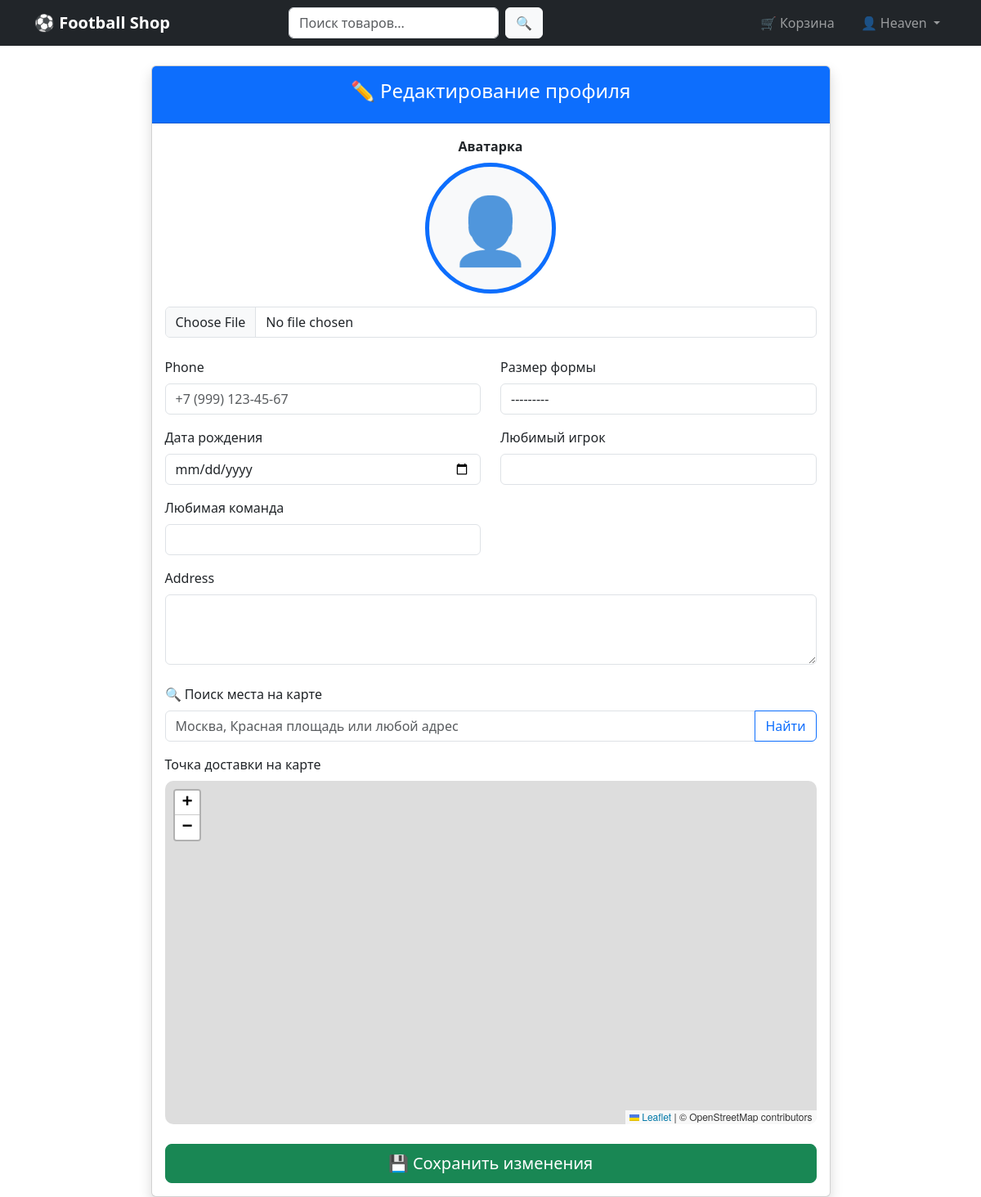
Page /accounts/profile/edit/ (signed in) on the earlier database version.
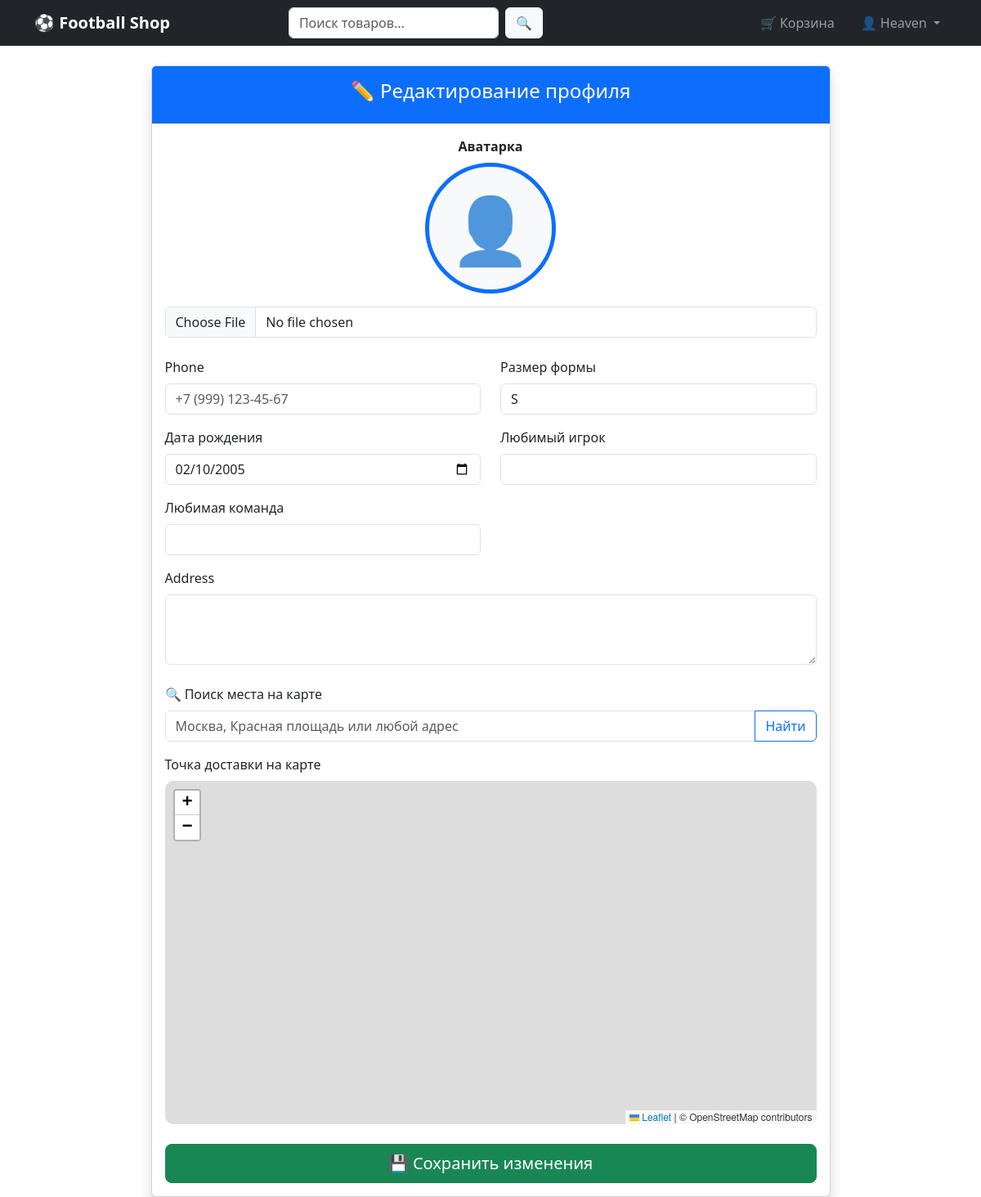
Same page on the later database version.
### accounts/models.py (models this page shows, shortened)
class Profile(models.Model):
    user = models.OneToOneField(User, on_delete=models.CASCADE, related_name='profile')
    phone = models.CharField(
        max_length=15,
        blank=True,
        validators=[RegexValidator(regex=r'^\+?1?\d{9,15}$', message="Введите корректный номер телефона")]
    )
    address = models.TextField(blank=True)
    date_of_birth = models.DateField(null=True, blank=True)
    avatar = models.ImageField(
        upload_to='avatars/',
        blank=True,
        null=True,
        verbose_name="Аватарка"
    )
    favorite_team = models.CharField(
        max_length=100,
        blank=True,
        verbose_name="Любимая команда"
    )
    shirt_size = models.CharField(
        max_length=5,
        choices=[
            ('XS', 'XS'), ('S', 'S'), ('M', 'M'),
            ('L', 'L'), ('XL', 'XL'), ('XXL', 'XXL')
        ],
        blank=True,
        verbose_name="Размер формы"
    )
    favorite_player = models.CharField(
        max_length=100,
        blank=True,
        verbose_name="Любимый игрок"
    )
    latitude = models.FloatField(null=True, blank=True, verbose_name="Широта")
    longitude = models.FloatField(null=True, blank=True, verbose_name="Долгота")

### accounts/views.py (the view)
# urls.py: path('profile/edit/', views.edit_profile, name='edit_profile'),
@login_required
def edit_profile(request):
    profile = request.user.profile
    if request.method == 'POST':
        form = ProfileForm(request.POST, request.FILES, instance=profile)
        if form.is_valid():
            form.save()
            messages.success(request, 'Профиль успешно обновлён!')
            return redirect('accounts:profile')
    else:
        form = ProfileForm(instance=profile)
    return render(request, 'accounts/edit_profile.html', {
        'form': form,
        'profile': profile
    })

### accounts/forms.py (shortened to what this page needs)
class ProfileForm(forms.ModelForm):
    date_of_birth = forms.DateField(
        required=False,
        widget=forms.DateInput(attrs={
            'class': 'form-control',
            'type': 'date'
        }),
        input_formats=['%Y-%m-%d', '%d.%m.%Y'],  # важно!
        label="Дата рождения"
    )
    class Meta:
        model = Profile
        fields = [
            'avatar', 'phone', 'address', 'date_of_birth',
            'favorite_team', 'shirt_size', 'favorite_player',
            'latitude', 'longitude'
        ]
        widgets = {
            'avatar': forms.FileInput(attrs={'class': 'form-control'}),
            'phone': forms.TextInput(attrs={'class': 'form-control', 'placeholder': '+7 (999) 123-45-67'}),
            'address': forms.Textarea(attrs={'class': 'form-control', 'rows': 3}),
            'favorite_team': forms.TextInput(attrs={'class': 'form-control'}),
            'shirt_size': forms.Select(attrs={'class': 'form-control'}),
            'favorite_player': forms.TextInput(attrs={'class': 'form-control'}),
            'latitude': forms.HiddenInput(),
            'longitude': forms.HiddenInput(),
        }

### templates/accounts/edit_profile.html (shortened to what this page needs)
{% extends 'base.html' %}
{% block extra_css %}
<link rel="stylesheet" href="https://unpkg.com/leaflet@1.9.4/dist/leaflet.css" />
{% endblock %}
{% block content %}
<div class="row justify-content-center">
    <div class="col-lg-9">
        <div class="card shadow">
            <div class="card-header bg-primary text-white text-center py-3">
                <h4>✏️ Редактирование профиля</h4>
            </div>
            <div class="card-body">
                <form method="post" enctype="multipart/form-data" id="profile-form">
                    <div class="mb-4 text-center">
                        <label class="form-label fw-bold">Аватарка</label><br>
                        {% if profile.avatar %}
                            <img src="{{ profile.avatar.url }}" alt="Аватар" class="avatar-preview mb-3">
                        {% else %}
                            <div class="avatar-preview bg-light d-flex align-items-center justify-content-center mx-auto mb-3">
                                <span class="display-1 text-muted">👤</span>
                            </div>
                        {% endif %}
                        {{ form.avatar }}
                    </div>
                    <div class="row">
                        <div class="col-md-6">
                            <div class="mb-3">
                                <label class="form-label">{{ form.phone.label }}</label>
                                {{ form.phone }}
                            </div>
                            <div class="mb-3">
                                <label class="form-label">{{ form.date_of_birth.label }}</label>
                                <input type="date"
                                       name="date_of_birth"
                                       id="id_date_of_birth"
                                       class="form-control"
                                       value="{% if profile.date_of_birth %}{{ profile.date_of_birth|date:'Y-m-d' }}{% endif %}">
                            </div>
                            <div class="mb-3">
                                <label class="form-label">{{ form.favorite_team.label }}</label>
                                {{ form.favorite_team }}
                            </div>
                        </div>
                        <div class="col-md-6">
                            <div class="mb-3">
                                <label class="form-label">{{ form.shirt_size.label }}</label>
                                {{ form.shirt_size }}
                            </div>
                            <div class="mb-3">
                                <label class="form-label">{{ form.favorite_player.label }}</label>
                                {{ form.favorite_player }}
                            </div>
                        </div>
                    </div>
                    <div class="mb-4">
                        <label class="form-label">{{ form.address.label }}</label>
                        {{ form.address }}
                    </div>
                    <div class="mb-3">
                        <label class="form-label">🔍 Поиск места на карте</label>
                        <div class="input-group">
                            <input type="text" id="search-input" class="form-control" placeholder="Москва, Красная площадь или любой адрес">
                            <button type="button" id="search-btn" class="btn btn-outline-primary">Найти</button>
                        </div>
                    </div>
                    <div class="mb-4">
                        <label class="form-label">Точка доставки на карте</label>
                        <div id="map"></div>
                    </div>
                    <div class="d-grid">
                        <button type="submit" class="btn btn-success btn-lg">💾 Сохранить изменения</button>
                    </div>
                </form>
            </div>
        </div>
    </div>
</div>
{% endblock %}

Differences in the rows shown:
changed Profile: date_of_birth (not shown) → "02/10/2005"; shirt_size "---------" → "S"
